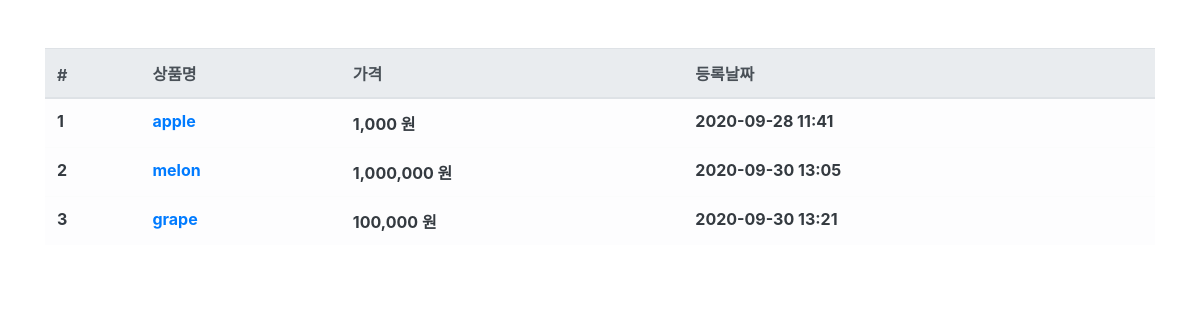
/product/, run on an earlier commit of the app's database.
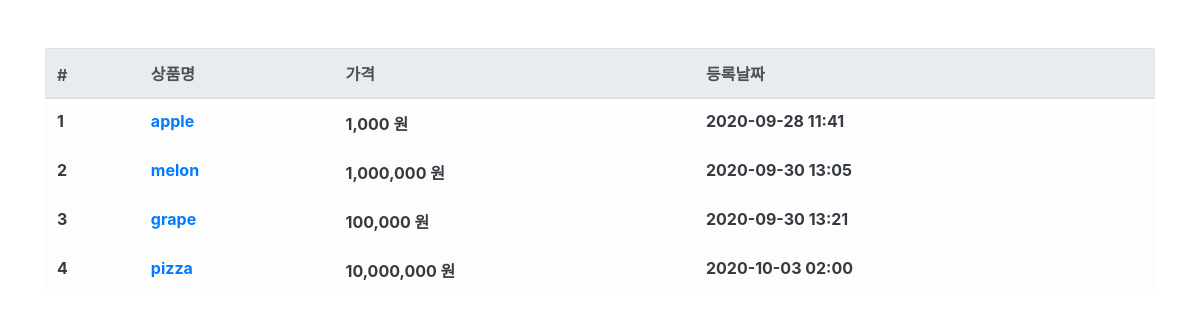
And on a later commit of the database.
### product/models.py (models this page shows, shortened)
class Product(models.Model):
    name = models.CharField(max_length=256, verbose_name='상품명')
    price = models.IntegerField(verbose_name='상품가격')
    description = models.TextField(verbose_name='상품설명')
    stock = models.IntegerField(verbose_name='재고')
    register_date = models.DateTimeField(auto_now_add=True, verbose_name='등록날짜')
    class Meta:
        db_table = 'product'
        verbose_name = '제품'
        verbose_name_plural = '제품'

### product/views.py (the view)
# urls.py: path('product/', ProductList.as_view()),
class ProductList(ListView):
    model = Product
    template_name = 'product.html' #template 지정
    context_object_name = 'product_list' #object_list 지정

### product/templates/product.html
{% extends "base.html" %}
{% load humanize %}
{% block contents %}
<div class="row mt-5">
    <div class="col-12">
        <table class="table table-light">
            <thead class="thead-light">
                <tr>
                    <th scope="col">#</th>
                    <th scope="col">상품명</th>
                    <th scope="col">가격</th>
                    <th scope="col">등록날짜</th>
                </tr>
            </thead>
            <tbody class="text-dark">
                {% for product in product_list %}
                <tr>
                    <th scope="row">{{ product.id }}</th>
                    <th><a href="/product/{{ product.id }}">{{ product.name }}</a></th>
                    <th>{{ product.price|intcomma }} 원</th>
                    <th>{{ product.register_date|date:'Y-m-d H:i' }}</th>
                </tr>
                {% endfor %}
            </tbody>
        </table>
    </div>
</div>
{% endblock %}

What changed in the data, as far as the page shows it:
added Product: id "4", name "pizza", price "10,000,000", register_date "2020-10-03 02:00"
